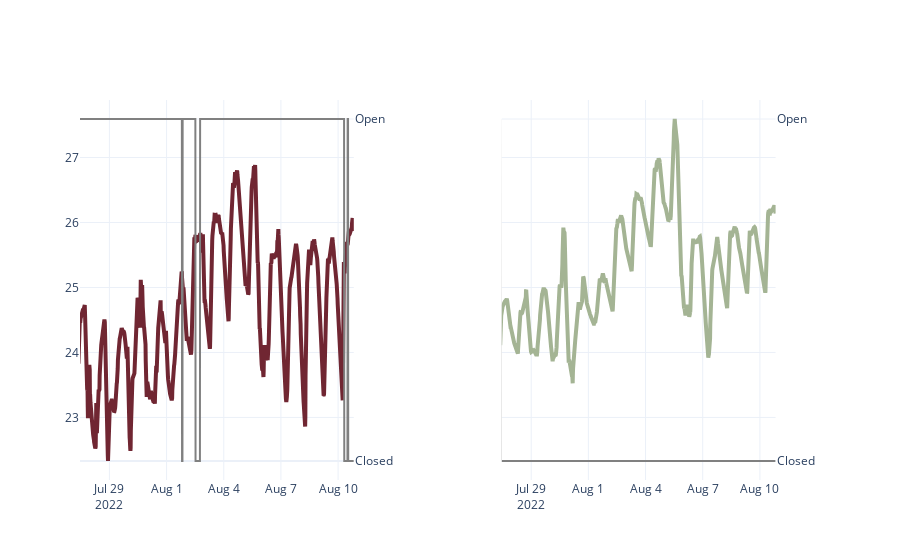

Notebook cell for this chart:
### Code cell
make_exp_plot(b00, b01)

### Figure 1 — Plotly figure (JSON) as saved in the notebook; plotly's stock layout.template omitted (floating-point values rounded to 4 significant figures; data arrays with more than 128 entries replaced by an {"elided": "..."} marker saying what was removed)
{"data": [{"line": {"width": 4}, "mode": "lines", "showlegend": false, "type": "scatter", "x": {"elided": "1388 str values"}, "xaxis": "x", "y": {"elided": "1388 float values"}, "yaxis": "y"}, {"marker": {"color": "gray"}, "mode": "lines", "showlegend": false, "type": "scatter", "x": {"elided": "1388 str values"}, "xaxis": "x", "y": {"elided": "1388 int values"}, "yaxis": "y2"}, {"line": {"width": 4}, "mode": "lines", "showlegend": false, "type": "scatter", "x": {"elided": "1388 str values"}, "xaxis": "x2", "y": {"elided": "1388 float values"}, "yaxis": "y3"}, {"marker": {"color": "gray"}, "mode": "lines", "showlegend": false, "type": "scatter", "x": {"elided": "1388 str values"}, "xaxis": "x2", "y": {"elided": "1388 int values"}, "yaxis": "y4"}], "layout": {"xaxis": {"anchor": "y", "domain": [0, 0.37], "range": ["2022-07-27T11:00:00", "2022-08-10T19:45:00"]}, "xaxis2": {"anchor": "y3", "domain": [0.57, 0.94], "range": ["2022-07-27T11:00:00", "2022-08-10T19:45:00"]}, "yaxis": {"anchor": "x", "domain": [0, 1]}, "yaxis2": {"anchor": "x", "overlaying": "y", "side": "right", "tickmode": "array", "ticktext": ["Closed", "Open"], "tickvals": [0, 1]}, "yaxis3": {"anchor": "x2", "domain": [0, 1], "matches": "y", "showticklabels": false}, "yaxis4": {"anchor": "x2", "overlaying": "y3", "side": "right", "tickmode": "array", "ticktext": ["Closed", "Open"], "tickvals": [0, 1]}}}
